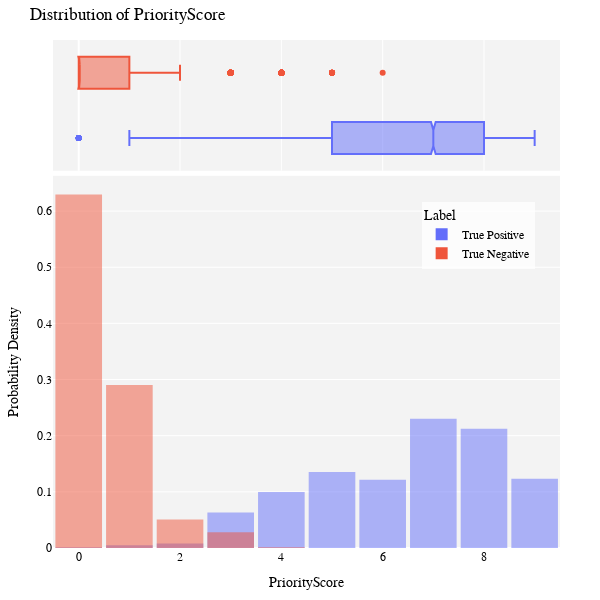

The notebook cell saved with this chart:
### Code cell
# Plot distribution of PriorityScore separately for TP and TN
# Plot distribution of PriorityScore separately for TP and TN
import plotly.express as px
import plotly.graph_objects as go

# Replace 0 and 1 with True Negative and True Positive in LABEL column
data2 = data.copy()
data2['LABEL'] = data2['LABEL'].replace({0: 'True Negative', 1: 'True Positive'})
# Plot distribution of PriorityScore
fig = px.histogram(data2, x='PriorityScore', color='LABEL', marginal='box', nbins=10, histnorm='probability density', barmode='overlay')
fig.update_layout(bargap=0.08)

# Annotate probabilitiy density on each bin
for i, bin in enumerate(fig.data):
    bin_value = bin.y
    try:
        bin_value = [f'{val:.2f}' for val in bin_value]
        fig.add_annotation(x=bin.x[0], y=bin_value[0], text=bin_value[0], showarrow=False, font=dict(family="Arial, sans-serif", size=12, color="black"))
        fig.add_annotation(x=bin.x[1], y=bin_value[1], text=bin_value[1], showarrow=False, font=dict(family="Arial, sans-serif", size=12, color="black"))
    except TypeError:
        pass

# Show all PriorityScore values in the x-axis
# fig.update_layout(bargap=1)

fig.update_layout(title='Distribution of PriorityScore',
                  xaxis_title='PriorityScore',
                  yaxis_title='Probability Density',
                  legend_title='Label',
                  plot_bgcolor='rgba(243, 243, 243, 1)',
                  paper_bgcolor='rgba(243, 243, 243, 0)',
                  font=dict(family="Arial, sans-serif", size=12, color="black"),
                  margin=dict(l=40, r=40, t=40, b=40))
fig.update_layout(width=600, height=600)

# Legend position
fig.update_layout(legend=dict(y=0.55, x=0.95, xanchor='right', yanchor='bottom',
                              bgcolor='rgba(255, 255, 255, 0.8)',
                              bordercolor='rgba(0, 0, 0, 0)',
                              font=dict(family="Arial, sans-serif", size=12, color="black")))
# Legend description
fig.for_each_trace(lambda t: t.update(name=t.name.replace("LABEL=", "")))

fig.write_html("distribution-priority-score.html")
fig.show()

### Figure 1 — Plotly figure (JSON) as saved in the notebook; plotly's stock layout.template omitted (floating-point values rounded to 4 significant figures; data arrays with more than 128 entries replaced by an {"elided": "..."} marker saying what was removed)
{"data": [{"alignmentgroup": "True", "bingroup": "x", "histnorm": "probability density", "hovertemplate": "LABEL=True Positive<br>PriorityScore=%{x}<br>probability density=%{y}<extra></extra>", "legendgroup": "True Positive", "marker": {"color": "#636efa", "opacity": 0.5, "pattern": {"shape": ""}}, "name": "True Positive", "nbinsx": 10, "offsetgroup": "True Positive", "orientation": "v", "showlegend": true, "type": "histogram", "x": {"elided": "10387 int values"}, "xaxis": "x", "yaxis": "y"}, {"alignmentgroup": "True", "hovertemplate": "LABEL=True Positive<br>PriorityScore=%{x}<extra></extra>", "legendgroup": "True Positive", "marker": {"color": "#636efa"}, "name": "True Positive", "notched": true, "offsetgroup": "True Positive", "showlegend": false, "type": "box", "x": {"elided": "10387 int values"}, "xaxis": "x2", "yaxis": "y2"}, {"alignmentgroup": "True", "bingroup": "x", "histnorm": "probability density", "hovertemplate": "LABEL=True Negative<br>PriorityScore=%{x}<br>probability density=%{y}<extra></extra>", "legendgroup": "True Negative", "marker": {"color": "#EF553B", "opacity": 0.5, "pattern": {"shape": ""}}, "name": "True Negative", "nbinsx": 10, "offsetgroup": "True Negative", "orientation": "v", "showlegend": true, "type": "histogram", "x": {"elided": "47342 int values"}, "xaxis": "x", "yaxis": "y"}, {"alignmentgroup": "True", "hovertemplate": "LABEL=True Negative<br>PriorityScore=%{x}<extra></extra>", "legendgroup": "True Negative", "marker": {"color": "#EF553B"}, "name": "True Negative", "notched": true, "offsetgroup": "True Negative", "showlegend": false, "type": "box", "x": {"elided": "47342 int values"}, "xaxis": "x2", "yaxis": "y2"}], "layout": {"bargap": 0.08, "barmode": "overlay", "font": {"color": "black", "family": "Arial, sans-serif", "size": 12}, "height": 600, "legend": {"bgcolor": "rgba(255, 255, 255, 0.8)", "bordercolor": "rgba(0, 0, 0, 0)", "font": {"color": "black", "family": "Arial, sans-serif", "size": 12}, "title": {"text": "Label"}, "tracegroupgap": 0, "x": 0.95, "xanchor": "right", "y": 0.55, "yanchor": "bottom"}, "margin": {"b": 40, "l": 40, "r": 40, "t": 40}, "paper_bgcolor": "rgba(243, 243, 243, 0)", "plot_bgcolor": "rgba(243, 243, 243, 1)", "title": {"text": "Distribution of PriorityScore"}, "width": 600, "xaxis": {"anchor": "y", "domain": [0, 1], "title": {"text": "PriorityScore"}}, "xaxis2": {"anchor": "y2", "domain": [0, 1], "matches": "x", "showgrid": true, "showticklabels": false}, "yaxis": {"anchor": "x", "domain": [0, 0.7326], "title": {"text": "Probability Density"}}, "yaxis2": {"anchor": "x2", "domain": [0.7426, 1], "matches": "y2", "showgrid": false, "showline": false, "showticklabels": false, "ticks": ""}}}
